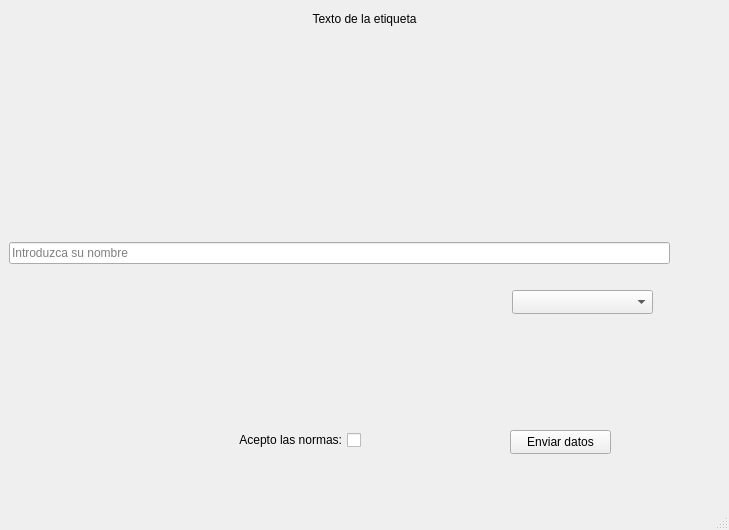
<?xml version="1.0" encoding="UTF-8"?>
<ui version="4.0">
 <class>MainWindow</class>
 <widget class="QMainWindow" name="MainWindow">
  <property name="geometry">
   <rect>
    <x>0</x>
    <y>0</y>
    <width>729</width>
    <height>530</height>
   </rect>
  </property>
  <property name="windowTitle">
   <string>MainWindow</string>
  </property>
  <widget class="QWidget" name="centralwidget">
   <widget class="QLabel" name="label">
    <property name="geometry">
     <rect>
      <x>9</x>
      <y>9</y>
      <width>711</width>
      <height>20</height>
     </rect>
    </property>
    <property name="cursor">
     <cursorShape>CrossCursor</cursorShape>
    </property>
    <property name="text">
     <string>Texto de la etiqueta</string>
    </property>
    <property name="alignment">
     <set>Qt::AlignmentFlag::AlignCenter</set>
    </property>
   </widget>
   <widget class="QWidget" name="verticalLayoutWidget">
    <property name="geometry">
     <rect>
      <x>9</x>
      <y>241</y>
      <width>661</width>
      <height>24</height>
     </rect>
    </property>
    <layout class="QVBoxLayout" name="verticalLayout">
     <item>
      <widget class="QLineEdit" name="Nombre">
       <property name="placeholderText">
        <string>Introduzca su nombre</string>
       </property>
      </widget>
     </item>
    </layout>
   </widget>
   <widget class="QComboBox" name="boxRol">
    <property name="geometry">
     <rect>
      <x>512</x>
      <y>290</y>
      <width>141</width>
      <height>24</height>
     </rect>
    </property>
    <property name="accessibleName">
     <string/>
    </property>
    <property name="placeholderText">
     <string>Introduzca su rol:</string>
    </property>
   </widget>
   <widget class="QCheckBox" name="checkBox">
    <property name="geometry">
     <rect>
      <x>230</x>
      <y>430</y>
      <width>131</width>
      <height>20</height>
     </rect>
    </property>
    <property name="layoutDirection">
     <enum>Qt::LayoutDirection::RightToLeft</enum>
    </property>
    <property name="text">
     <string>Acepto las normas:</string>
    </property>
   </widget>
   <widget class="QPushButton" name="enviar">
    <property name="geometry">
     <rect>
      <x>510</x>
      <y>430</y>
      <width>101</width>
      <height>24</height>
     </rect>
    </property>
    <property name="text">
     <string>Enviar datos</string>
    </property>
   </widget>
  </widget>
  <widget class="QMenuBar" name="menubar">
   <property name="geometry">
    <rect>
     <x>0</x>
     <y>0</y>
     <width>729</width>
     <height>33</height>
    </rect>
   </property>
  </widget>
  <widget class="QStatusBar" name="statusbar"/>
 </widget>
 <resources/>
 <connections/>
</ui>
